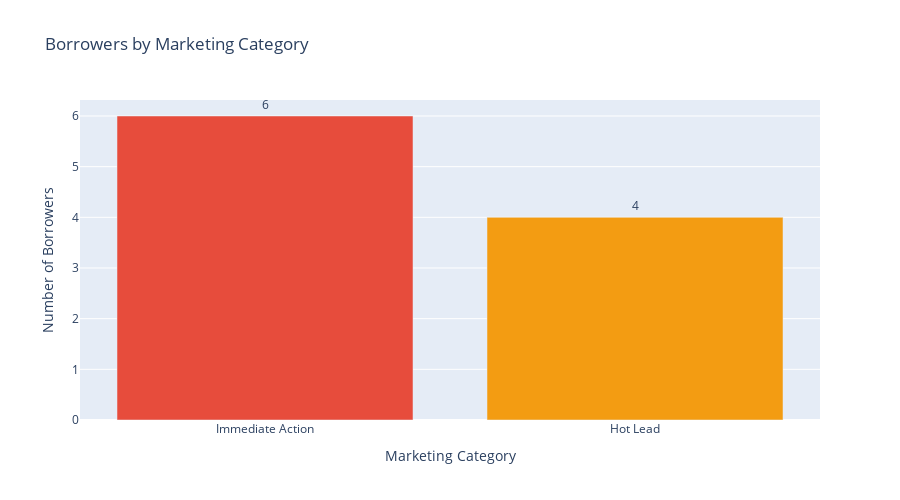

Notebook cell for this chart:
### Markdown cell above
## 7. Borrowers by Marketing Category 📊

Distribution of borrowers across urgency tiers.

### Code cell
# Count by category
category_counts = df['marketing_category'].value_counts().reset_index()
category_counts.columns = ['Category', 'Count']

# Define colors
color_map = {
    'Immediate Action': '#E74C3C',
    'Hot Lead': '#F39C12',
    'Watchlist': '#F1C40F',
    'Ineligible': '#95A5A6'
}

# Create bar chart
fig = px.bar(
    category_counts,
    x='Category',
    y='Count',
    color='Category',
    color_discrete_map=color_map,
    title='Borrowers by Marketing Category',
    text='Count'
)

fig.update_traces(texttemplate='%{text}', textposition='outside')
fig.update_layout(
    height=500,
    showlegend=False,
    xaxis_title="Marketing Category",
    yaxis_title="Number of Borrowers"
)

fig.show()

print(f"\n📈 Category Breakdown:")
for _, row in category_counts.iterrows():
    pct = (row['Count'] / total_borrowers) * 100
    print(f"   • {row['Category']}: {row['Count']} borrowers ({pct:.1f}%)")

### Figure 1 — Plotly figure (JSON) as saved in the notebook; plotly's stock layout.template omitted (floating-point values rounded to 4 significant figures)
{"data": [{"hovertemplate": "Category=%{x}<br>Count=%{text}<extra></extra>", "legendgroup": "Immediate Action", "marker": {"color": "#E74C3C", "pattern": {"shape": ""}}, "name": "Immediate Action", "orientation": "v", "showlegend": true, "text": [6.0], "textposition": "outside", "texttemplate": "%{text}", "type": "bar", "x": ["Immediate Action"], "xaxis": "x", "y": [6], "yaxis": "y"}, {"hovertemplate": "Category=%{x}<br>Count=%{text}<extra></extra>", "legendgroup": "Hot Lead", "marker": {"color": "#F39C12", "pattern": {"shape": ""}}, "name": "Hot Lead", "orientation": "v", "showlegend": true, "text": [4.0], "textposition": "outside", "texttemplate": "%{text}", "type": "bar", "x": ["Hot Lead"], "xaxis": "x", "y": [4], "yaxis": "y"}], "layout": {"barmode": "relative", "height": 500, "legend": {"title": {"text": "Category"}, "tracegroupgap": 0}, "showlegend": false, "title": {"text": "Borrowers by Marketing Category"}, "xaxis": {"anchor": "y", "categoryarray": ["Immediate Action", "Hot Lead"], "categoryorder": "array", "domain": [0, 1], "title": {"text": "Marketing Category"}}, "yaxis": {"anchor": "x", "domain": [0, 1], "title": {"text": "Number of Borrowers"}}}}
